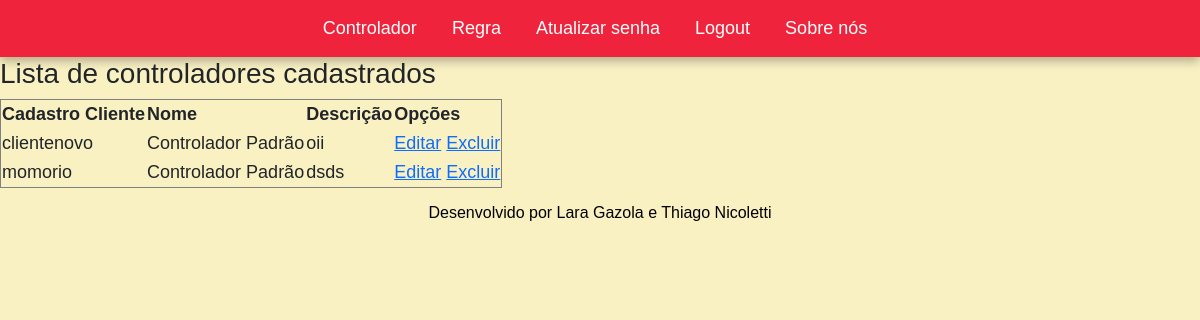
Before: /controlador/ (signed in) with the older database file.
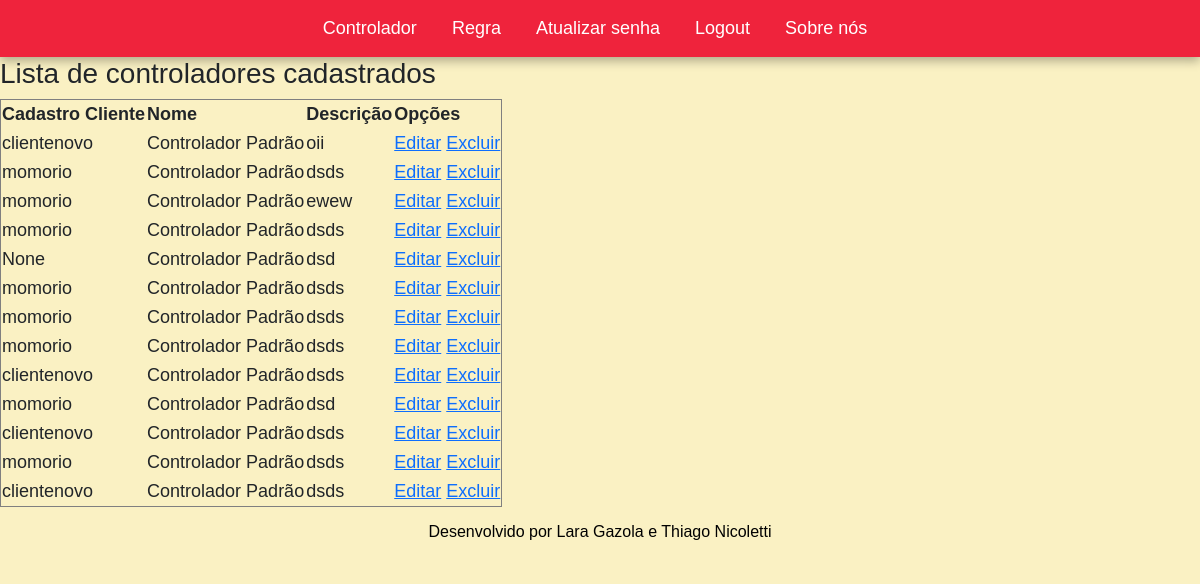
After: the same page with the newer database file.
### paginasweb/models.py (models this page shows, shortened)
class Controlador(models.Model):
    cadastro_cliente = models.ForeignKey(Cadastro, on_delete=models.PROTECT, null=True, blank=True)
    nome = models.CharField(max_length=255, verbose_name="Nome", default="Controlador Padrão")
    descricao = models.CharField(max_length=255, verbose_name="Descrição")

class Cadastro(models.Model):
    nome = models.CharField(max_length=30, verbose_name="Nome")
    email = models.EmailField(max_length=255, verbose_name="E-mail")
    senha = models.CharField(max_length=255, verbose_name="Senha")
    cadastrado_em = models.DateTimeField(max_length=30, auto_now_add=True)
    usuario = models.OneToOneField(User, on_delete=models.CASCADE, null=True, blank=True)
    def __str__(self):
        return f"{self.nome}"

### paginasweb/views.py (the view)
# urls.py: path('controlador/', ControladorView.as_view(), name='controlador'), # Pagina de cadastro de controlador
class ControladorView(TemplateView):
     template_name = 'paginasweb/cadastrar/form.html'

### paginasweb/templates/paginasweb/controlador.html
{% extends "paginasweb/index.html" %}
{% load static %}
{% block conteudo %}
<h3>Lista de controladores cadastrados</h3>
<table border="1">
    <tr>
        <th>Cadastro Cliente</th>
        <th>Nome</th>
        <th>Descrição</th>
        <th>Opções</th>
    </tr>
    {% for obj in object_list %}
    <tr>
        <td>{{ obj.cadastro_cliente }}</td>
        <td>{{ obj.nome }}</td>
        <td>{{ obj.descricao }}</td>
        <td>
            <a href="{% url "editar-controlador" obj.pk %}">Editar</a>
            <a href="{% url "excluir-controlador" obj.pk %}">Excluir</a>
        </td>
    </tr>
    {% empty %}
    <tr>
        <td colspan="3">Nenhum registro encontrado.</td>
    </tr>
    {% endfor %}
</table>
{% endblock %}

### paginasweb/templates/paginasweb/index.html (shortened to what this page needs)
{% load static %}
{% load crispy_forms_tags %}
<!DOCTYPE html>
<html lang="pt-br">
<head>
    <link href="https://cdn.jsdelivr.net/npm/bootstrap@5.3.6/dist/css/bootstrap.min.css" rel="stylesheet">
    <link rel="stylesheet" href="{% static 'css/estilo.css' %}">
</head>
<body>
<ul id="menu">
    {% if request.user.is_authenticated %}
    <li><a href="{% url "cadastrar-controlador" %}">Controlador</a></li>
    <li><a href="{% url "cadastrar-regra" %}">Regra</a></li>
    <li> <a href="{% url "senha" %}">Atualizar senha</a></li>
    <li> <a href="{% url "logout" %}">Logout</a></li>
    {% else %}
    <li><a href="{% url "cadastrar-cadastro" %}">Login</a></li>
    {% endif %}
    <li><a href="{% url "sobre" %}">Sobre nós</a></li>
</ul>
{% block conteudo %}{% endblock %}
<footer class="footer">
  Desenvolvido por Lara Gazola e Thiago Nicoletti
</footer>
</body>
</html>

### static/css/estilo.css (style rules this page uses)
body { background-color: #faf1c3; font-family: Arial, sans-serif; margin: 0; padding: 0; font-size: 18px }
#menu { list-style: none; padding: 10px; margin: 0; background-color: #EF233C; text-align: center; box-shadow: 0 4px 10px rgba(0, 0, 0, 0.3); }
#menu li { display: inline; margin-right: 10px; }
#menu li a { text-decoration: none; color: #ffffff; display: inline-block; padding: 5px 10px; background-color: #EF233C; }
.footer { position: bottom; left: 0; width: 100%; height: 50px; background-color: #faf1c3; color: #000; display: flex; align-items: center; justify-content: center; font-size: 16px; z-index: 1000; text-align: center; }

Changed rows visible on the page:
added Controlador: cadastro_cliente "momorio", nome "Controlador Padrão", descricao "ewew"
added Controlador: cadastro_cliente "momorio", nome "Controlador Padrão", descricao "dsds"
added Controlador: cadastro_cliente "None", nome "Controlador Padrão", descricao "dsd"
added Controlador: cadastro_cliente "momorio", nome "Controlador Padrão", descricao "dsds"
added Controlador: cadastro_cliente "momorio", nome "Controlador Padrão", descricao "dsds"
added Controlador: cadastro_cliente "momorio", nome "Controlador Padrão", descricao "dsds"
added Controlador: cadastro_cliente "clientenovo", nome "Controlador Padrão", descricao "dsds"
added Controlador: cadastro_cliente "momorio", nome "Controlador Padrão", descricao "dsd"
added Controlador: cadastro_cliente "clientenovo", nome "Controlador Padrão", descricao "dsds"
added Controlador: cadastro_cliente "momorio", nome "Controlador Padrão", descricao "dsds"
added Controlador: cadastro_cliente "clientenovo", nome "Controlador Padrão", descricao "dsds"
